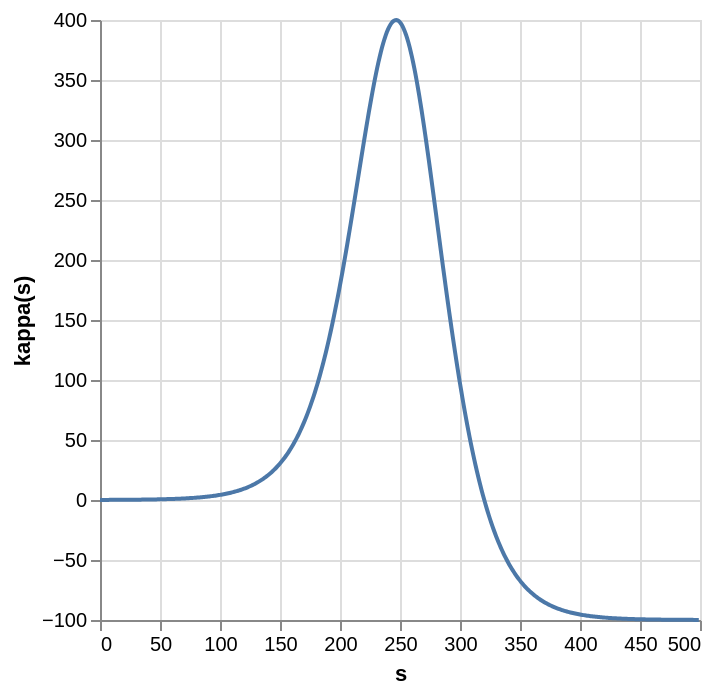

Source (notebook cell):
### Code cell
import altair
import numpy
import polars

def eckart_potential(nu_ts: float, e_forw: float, e_rev: float):
    a = e_forw - e_rev
    b = (numpy.sqrt(e_forw) + numpy.sqrt(e_rev)) ** 2

    def kappa(s: float) -> float:
        f = numpy.exp(s * numpy.abs(nu_ts) * numpy.sqrt(b / 2))
        return (f / (1 + f)) * (a + b / (1 + f))

    return kappa

pixels = numpy.arange(0, 500)
s = numpy.linspace(-5, 5, len(pixels))
energies = eckart_potential(1/15, 400, 500)

source = polars.DataFrame({"s": pixels, "kappa(s)": energies(s)})

altair.Chart(source).mark_line().encode(x="s", y="kappa(s)")

### Figure 1 — Vega-Lite specification as saved in the notebook (floating-point values rounded to 4 significant figures; data arrays with more than 128 entries replaced by an {"elided": "..."} marker saying what was removed)
{"config": {"view": {"continuousWidth": 300, "continuousHeight": 300}}, "data": {"name": "data-3ae82ff264179634737a04306511d73e"}, "mark": {"type": "line"}, "encoding": {"x": {"field": "s", "type": "quantitative"}, "y": {"field": "kappa(s)", "type": "quantitative"}}, "$schema": "https://vega.github.io/schema/vega-lite/v5.20.1.json", "datasets": {"data-3ae82ff264179634737a04306511d73e": {"elided": "500 records"}}}
